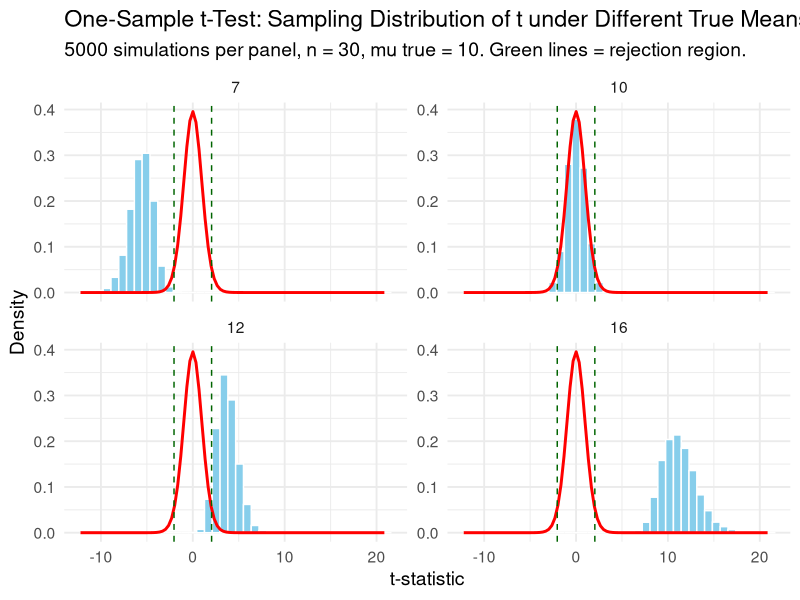

Here is the R script that generated this plot:
#hypothesis testing
library(tidyverse)

#parameters
n <- 30               
true_mus <- c(7, 10, 12, 16)       
true_sd <- 3            
mu0 <- 10              
alpha <- 0.05           
n_sim <- 5000  

#run simulation.  For each value of true mue=
#generate n_sim random samples from a normal distribution
#run a one sample t test for each sample
#collect the test statistic, p valuem and and indicate whether H0 is rejected or not
#compute the computed rejection rate
sim_df <- bind_rows(lapply(true_mus, function(mu) {
  sim_results <- replicate(n_sim, {
    x <- rnorm(n, mean = mu, sd = true_sd)
    t_res <- t.test(x, mu = mu0)
    c(
      t_stat = (mean(x) - mu0) / (sd(x) / sqrt(n)),
      reject = as.integer(t_res$p.value < alpha)
    )
  })
  
  data.frame(t(sim_results)) %>%
    mutate(true_mu = mu)
}))

#what is the rejection rate here for the different values of true mu
rejection_rates <- sim_df %>%
  group_by(true_mu) %>%
  summarise(empirical_rejection_rate = mean(reject), .groups = "drop")

print(rejection_rates)

#plot the histogram of t statistics
#the theoretical t_n-1 density overlaid in red
#and the vertical line at the critcal t values
ggplot(sim_df, aes(x = t_stat)) +
  geom_histogram(aes(y = after_stat(density)), bins = 40,
                 fill = "skyblue", color = "white") +
  stat_function(fun = dt, args = list(df = n-1), color = "red", linewidth = 1) +
  geom_vline(xintercept = qt(c(alpha/2, 1-alpha/2), df = n-1),
             linetype = "dashed", color = "darkgreen") +
  facet_wrap(~ true_mu, scales = "free_y") +
  labs(
    title = "One-Sample t-Test: Sampling Distribution of t under Different True Means",
    subtitle = paste0(n_sim, " simulations per panel, n = ", n,
                      ", mu true = ", mu0, ". Green lines = rejection region."),
    x = "t-statistic",
    y = "Density"
  ) +
  theme_minimal(base_size = 14)

#this plot shows the distribution of the t statistics for a few different 
#true mean values.  This shows how hypothesis testing behaves is the true mean moves away from the null.
#each panel is a true mu scenario, or world.  Blue histogram shows the simulated t statistics
#for n_sim samples.  This is the sampling disttribution under that true mu
#Red curve is the theoretical distribution under the null.  
#green lines show the rejection boundaries
#the t statistic's distribution changes as the truth changes.  
#the type 1 error rate stays the same when H0 is true
#power grows as the difference between mu and mu0 increases.  